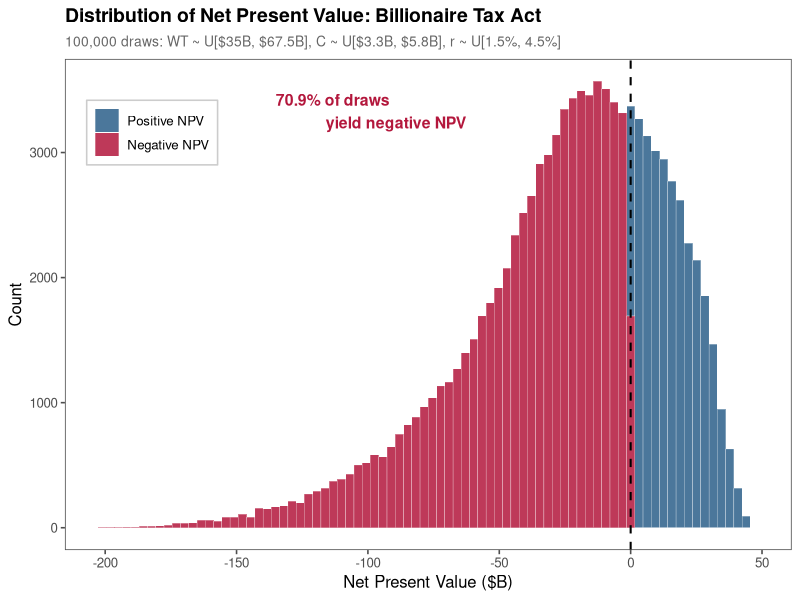
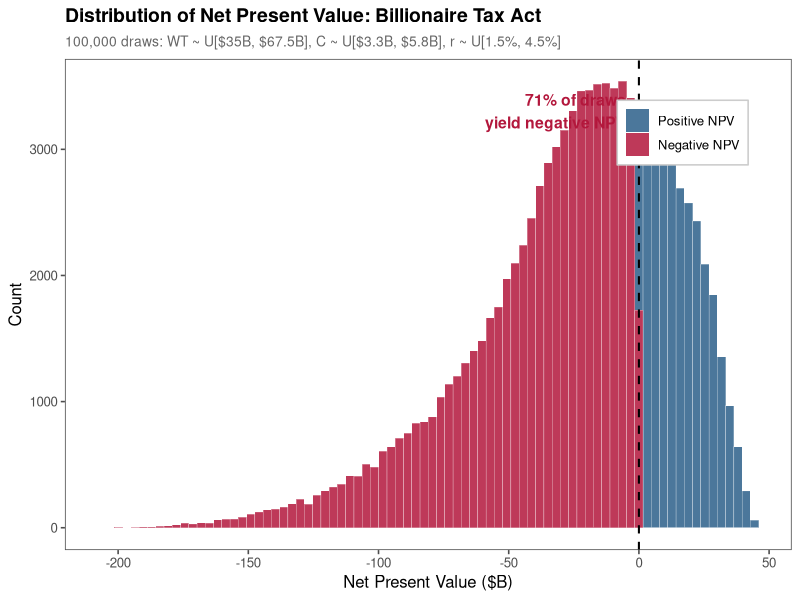
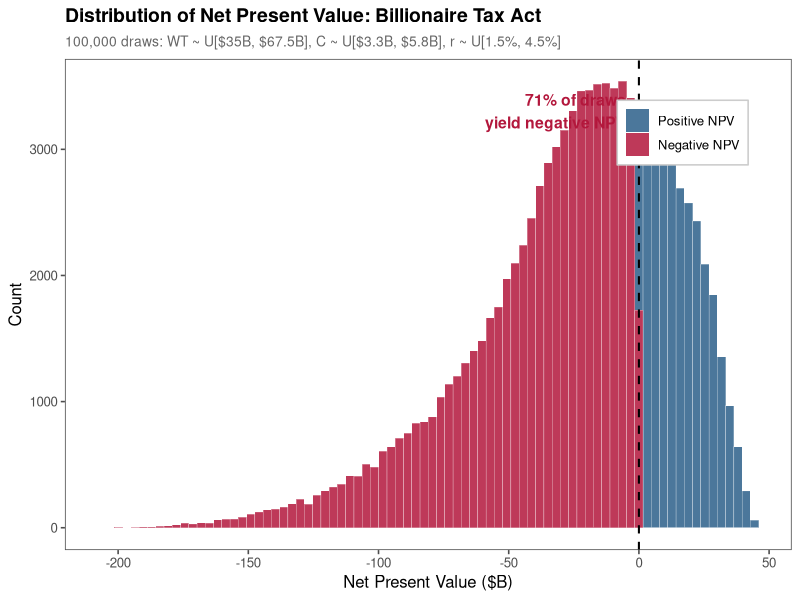
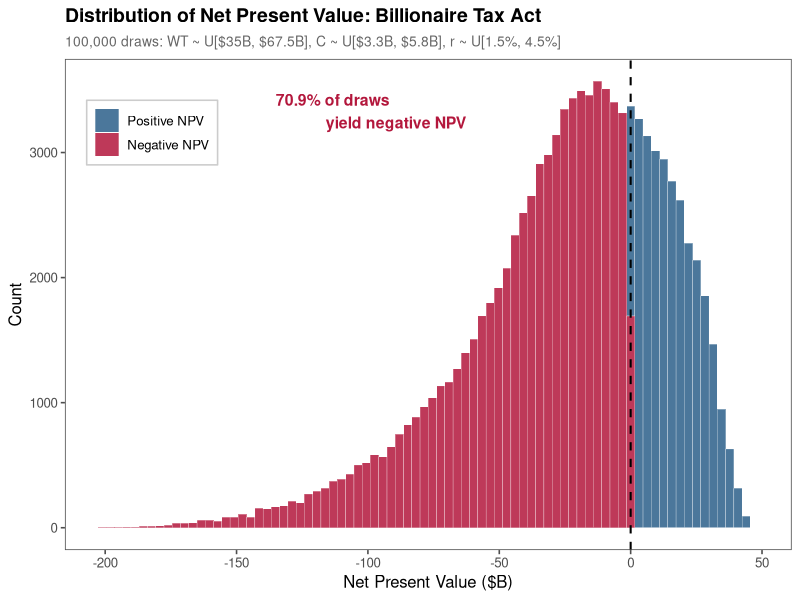

Write R code to recreate these figures, in order.
# Billionaire Tax Act: NPV Distribution of Outcomes
# Date: February 2026
# Purpose: Simulate NPV across plausible parameter ranges, plot distribution
# =============================================================================
# PART 0: Load Packages
# =============================================================================
library(dplyr)
library(ggplot2)
library(ggthemes)

# Set seed
set.seed(2026)

# Set working directory (update as needed)
setwd("~/Documents/GitHub/wealth_tax")

#Working directory for home computer
setwd("/Users/ben/Documents/GitHub/wealth_tax")

# =============================================================================
# PART I: Define Parameters
# =============================================================================

# Fixed
baseline_revenue <- 94.2  # $B, no-departure wealth tax revenue

# Number of simulations
n_sims <- 100000

# Parameter ranges
wt_min <- 35
wt_max <- 67.51
c_min  <- 3.3
c_max  <- 5.8

# =============================================================================
# PART II: Generate Random Parameter Draws
# =============================================================================

# WT: Wealth tax revenue ($35B to $67.51B)
wt <- runif(n_sims, min = wt_min, max = wt_max)

# C: Annual income tax contribution ($3.3B to $5.8B)
#   Uniform across MC lower bound (K=500) to Pareto upper bound (K=212)
c_income <- runif(n_sims, min = c_min, max = c_max)

# r: Real discount rate (1.5% to 4.5%)
r_discount <- runif(n_sims, min = 0.015, max = 0.045)

# =============================================================================
# PART III: Compute NPV for Each Draw
# =============================================================================

# Implied departure fraction
f <- 1 - (wt / baseline_revenue)

# Annual lost income tax
annual_loss <- f * c_income

# PV of lost income tax stream (inflation-linked perpetuity)
pv_lost <- annual_loss / r_discount

# Net present value
npv <- wt - pv_lost

# Assemble results
results <- data.frame(
  wt = wt,
  c_income = c_income,
  r_discount = r_discount,
  f = f,
  annual_loss = annual_loss,
  pv_lost = pv_lost,
  npv = npv
)

# =============================================================================
# PART IV: Summary Statistics
# =============================================================================

cat("=== NPV Distribution Summary ===\n")
cat(sprintf("  Simulations:        %d\n", n_sims))
cat(sprintf("  Mean NPV:           $%.1fB\n", mean(results$npv)))
cat(sprintf("  Median NPV:         $%.1fB\n", median(results$npv)))
cat(sprintf("  Std Dev:            $%.1fB\n", sd(results$npv)))
cat(sprintf("  Min NPV:            $%.1fB\n", min(results$npv)))
cat(sprintf("  Max NPV:            $%.1fB\n", max(results$npv)))
cat(sprintf("  Pct Negative NPV:   %.1f%%\n", 100 * mean(results$npv < 0)))
cat(sprintf("  Pct Below -$10B:    %.1f%%\n", 100 * mean(results$npv < -10)))
cat(sprintf("  Pct Below -$25B:    %.1f%%\n", 100 * mean(results$npv < -25)))

# =============================================================================
# PART V: Plot Distribution of NPV Outcomes
# =============================================================================

pct_negative <- round(100 * mean(results$npv < 0), 1)

p <- ggplot(results, aes(x = npv)) +
  geom_histogram(aes(fill = npv < 0), bins = 80, alpha = 0.85, color = "white", linewidth = 0.1) +
  scale_fill_manual(
    values = c("TRUE" = "#B3173C", "FALSE" = "#2C5F8A"),
    labels = c("TRUE" = "Negative NPV", "FALSE" = "Positive NPV"),
    name = NULL
  ) +
  geom_vline(xintercept = 0, linetype = "dashed", color = "black", linewidth = 0.7) +
  annotate("text", x = -5, y = Inf, vjust = 2, hjust = 1,
           label = paste0(pct_negative, "% of draws\nyield negative NPV"),
           size = 4, fontface = "bold", color = "#B3173C") +
  labs(
    title = "Distribution of Net Present Value: Billionaire Tax Act",
    subtitle = paste0("100,000 draws: WT ~ U[$35B, $67.5B], C ~ U[$3.3B, $5.8B], r ~ U[1.5%, 4.5%]"),
    x = "Net Present Value ($B)",
    y = "Count"
  ) +
  theme_few() +
  theme(
    plot.title = element_text(face = "bold", size = 14),
    plot.subtitle = element_text(size = 10, color = "gray40"),
    legend.position = c(0.85, 0.85),
    legend.background = element_rect(fill = "white", color = "gray80")
  )

ggsave("npv_distribution.png", p, width = 10, height = 6, dpi = 300)
ggsave("npv_distribution.pdf", p, width = 10, height = 6)

cat("\nPlots saved: npv_distribution.png, npv_distribution.pdf\n")


# =============================================================================
# PART VI: Simulation Function (call once per specification)
# =============================================================================

run_npv_sim <- function(r_min, r_max, filename_tag) {
  
  wt <- runif(n_sims, min = wt_min, max = wt_max)
  c_income <- runif(n_sims, min = c_min, max = c_max)
  r_discount <- runif(n_sims, min = r_min, max = r_max)
  
  f <- 1 - (wt / baseline_revenue)
  annual_loss <- f * c_income
  pv_lost <- annual_loss / r_discount
  npv <- wt - pv_lost
  
  results <- data.frame(wt, c_income, r_discount, f, annual_loss, pv_lost, npv)
  
  # Summary
  cat(sprintf("\n=== NPV Distribution Summary (r ~ U[%.1f%%, %.1f%%]) ===\n", r_min*100, r_max*100))
  cat(sprintf("  Mean NPV:           $%.1fB\n", mean(results$npv)))
  cat(sprintf("  Median NPV:         $%.1fB\n", median(results$npv)))
  cat(sprintf("  Std Dev:            $%.1fB\n", sd(results$npv)))
  cat(sprintf("  Pct Negative NPV:   %.1f%%\n", 100 * mean(results$npv < 0)))
  
  # Plot
  pct_negative <- round(100 * mean(results$npv < 0), 1)
  r_label <- sprintf("r ~ U[%.1f%%, %.1f%%]", r_min*100, r_max*100)
  
  p <- ggplot(results, aes(x = npv)) +
    geom_histogram(aes(fill = npv < 0), bins = 80, alpha = 0.85, 
                   color = "white", linewidth = 0.1) +
    scale_fill_manual(
      values = c("TRUE" = "#B3173C", "FALSE" = "#2C5F8A"),
      labels = c("TRUE" = "Negative NPV", "FALSE" = "Positive NPV"),
      name = NULL
    ) +
    geom_vline(xintercept = 0, linetype = "dashed", color = "black", 
               linewidth = 0.7) +
    annotate("text", x = -Inf, y = Inf, vjust = 2, hjust = -1.85,
             label = paste0(pct_negative, "% of draws\nyield negative NPV"),
             size = 4, fontface = "bold", color = "#B3173C") +
    labs(
      title = "Distribution of Net Present Value: Billionaire Tax Act",
      subtitle = paste0("100,000 draws: WT ~ U[$35B, $67.5B], C ~ U[$3.3B, $5.8B], ", r_label),
      x = "Net Present Value ($B)",
      y = "Count"
    ) +
    theme_few() +
    theme(
      plot.title = element_text(face = "bold", size = 14),
      plot.subtitle = element_text(size = 10, color = "gray40"),
      legend.position = c(0.12, 0.85),
      legend.background = element_rect(fill = "white", color = "gray80")
    )
  print(p)
  ggsave(paste0("npv_distribution_", filename_tag, ".png"), p, 
         width = 10, height = 6, dpi = 300)
 
  
  cat(sprintf("  Saved: npv_distribution_%s.png/.pdf\n", filename_tag))
}

# =============================================================================
# PART VII: Run Both Specifications
# =============================================================================

run_npv_sim(0.015, 0.045, "1.5to4.5_v5")
